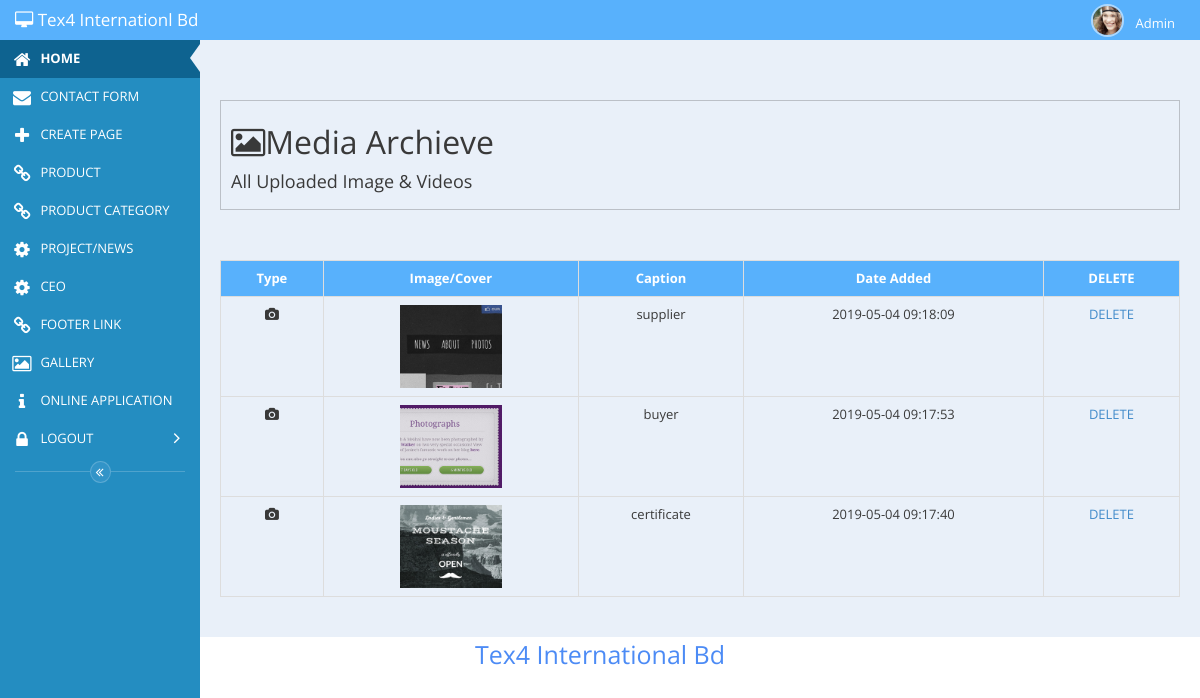
Page /admin-7/admin/gallery_list.php on the committed database.
### tables this page shows
CREATE TABLE `gallery` (
  `id` int(11) NOT NULL,
  `caption` varchar(100) NOT NULL,
  `gallery_name` varchar(250) NOT NULL,
  `image` varchar(300) NOT NULL,
  `vurl` varchar(250) NOT NULL,
  `type` varchar(20) NOT NULL DEFAULT 'image',
  `promo` int(11) NOT NULL DEFAULT '0',
  `date` timestamp NOT NULL DEFAULT CURRENT_TIMESTAMP ON UPDATE CURRENT_TIMESTAMP
);

### admin-7/admin/gallery_list.php (the view, shortened to what this page needs)
<?php
	require_once 'head.php';
	require_once 'left_side_nav.php';
?>
<div id="main-content" class="main-content">
		<div class="page-title">
				<h1><i class="fa fa-picture-o"></i>Media Archieve</h1>
				<h4>All Uploaded Image & Videos</h4>
		</div>
			<table class="table table-bordered">
				<thead>
				      <tr>
				        <th>Type</th>
				        <th>Image/Cover</th>
				        <th>Caption</th>
				        <th>Date Added</th>
				        <th>DELETE</th>
				      </tr>
				    </thead>
			    <tbody>
			    	<?php
			    	$parts = "../../images/upload";
			    	$sqlforuser="SELECT * FROM gallery ORDER BY id DESC";
					if($run=mysql_query($sqlforuser)){
						while ($data=mysql_fetch_assoc($run)) {
							$id=$data['id'];
							$caption=$data['caption'];
							$type=$data['type'];
							$image=$data['image'];
							$date=$data['date'];
							if ($type=='image') {
								$type='<i class="fa fa-camera"></i>';
							}else{
								$type='<i class="fa fa-play-circle"></i>';
							}
							echo '
							 <tr>
						        <td>'.$type.'</td>
						        <td style="overflow:hidden;height:100px"><img src="'.$parts.'/'.$image.'" style="height:100%"> </td>
						        <td>'.$caption.'</td>
						        <td>'.$date.'</td>
							    <td>
							         <a href="gallery_delete.php?id='.$id.'">DELETE</a>
							    </td>
						      </tr>
							';
						}
					}
			    	?>
			    </tbody>
			</table>
	</div>
<?php
	require_once 'footer.php';
?>

### admin-7/admin/head.php (shortened to what this page needs)
<!DOCTYPE html>
<html>
	<head>
		 <link href="http://cdnjs.cloudflare.com/ajax/libs/summernote/0.8.9/summernote.css" rel="stylesheet">
		<link rel="stylesheet" href="assets/bootstrap/css/bootstrap.min.css">
		<link rel="stylesheet" href="assets/font-awesome/css/font-awesome.min.css">
		<link rel="stylesheet" href="assets/code-prettify/code-prettify.css">
		<link rel="stylesheet" href="css/flaty.css">
		<link rel="stylesheet" href="css/flaty-responsive.css">
		<link rel="stylesheet" type="text/css" href="css/admin_page_style.css">
	</head>
<body>
<div id="navbar" class="navbar">
	<a class="navbar-brand" href="#">
		<small style="text-align: center!important;">
			<i class="fa fa-desktop"></i>
				Tex4 Internationl Bd
		</small>
	</a>
	<ul class="nav flaty-nav pull-right">
		<li class="user-profile">
			<a data-toggle="dropdown" href="#" class="user-menu dropdown-toggle">
				<img class="nav-user-photo" src="img/demo/avatar/avatar1.jpg" alt="Penny's Photo" />
				<span class="hhh" id="user_info">
				Admin
				</span>
			</a>
		</li>
	</ul>
</div>
<div class="container" id="main-container">

### admin-7/admin/left_side_nav.php
<div id="sidebar" class="navbar-collapse collapse">
		<ul class="nav nav-list">
			<li class="active">
				<a href="index.php" class="">
					<i class="fa fa-home"></i>
					<span>Home</span>
				</a>
			</li>
			<li>
				<a href="message.php" class="">
					<i class="fa fa-envelope"></i>
					<span>Contact Form</span>
				</a>
			</li>
			<li>
				<a href="page.php"  class="">
					<i class="fa fa-plus"></i>
					<span>Create Page</span>
				</a>
			</li>
				<li>
				<a href="product.php"  class="">
					<i class="fa fa-chain"></i>
					<span>Product</span>
				</a>
			</li>
			<li>
				<a href="productcategory.php"  class="">
					<i class="fa fa-chain"></i>
					<span>Product category</span>
				</a>
			</li>
			<li>
				<a href="update_project.php"   class="">
					<i class="fa fa-cog"></i>
					<span>Project/News</span>
				</a>
			</li>
			<li>
				<a href="ceoupdate.php"   class="">
					<i class="fa fa-cog"></i>
					<span>CEO </span>
				</a>
			</li>
			<li>
				<a href="manage_footer.php" class="">
					<i class="fa fa-chain"></i>
					<span>Footer Link</span>
				</a>
			</li>
			<li>
				<a href="gallery.php" class="">
					<i class="fa fa-picture-o"></i>
					<span>Gallery</span>
				</a>
			</li>
			<li>
				<a href="personalInfo.php" class="">
					<i class="fa fa-info"></i>
					<span>Online Application</span>
				</a>
			</li>
			<li>
				<a href="logout.php" class="">
					<i class="fa fa-lock"></i>
					<span>Logout</span>
					<b class="arrow fa fa-angle-right"></b>
				</a>
			</li>
		</ul>
		<div id="sidebar-collapse" class="visible-lg">
			<i class="fa fa-angle-double-left"></i>
		</div>
	</div>

### admin-7/admin/footer.php (shortened to what this page needs)
</div>
<footer>
	<p style="color: #4C8BF5;font-size: 2.5rem; text-align: center;">Tex4 International Bd</p>
</footer>
</body>
</html>

### admin-7/admin/css/flaty-responsive.css (style rules this page uses)
.container { min-width: 100%; }

### admin-7/admin/css/admin_page_style.css (style rules this page uses)
* { margin: 0; padding: 0; }
.main-content { overflow: hidden; }
.main-content .page-title { border:1px solid rgba(0,0,0,0.2); overflow: hidden; padding: 10px; margin:50px 0 ; }
.main-content table td { text-align: center; }
.main-content table th { text-align: center; background: #58B1FC; color: #fff; }

### rows in the picture
gallery: type "image" (drawn), image (picture), caption "supplier", date "2019-05-04 09:18:09"
gallery: type "image" (drawn), image (picture), caption "buyer", date "2019-05-04 09:17:53"
gallery: type "image" (drawn), image (picture), caption "certificate", date "2019-05-04 09:17:40"
